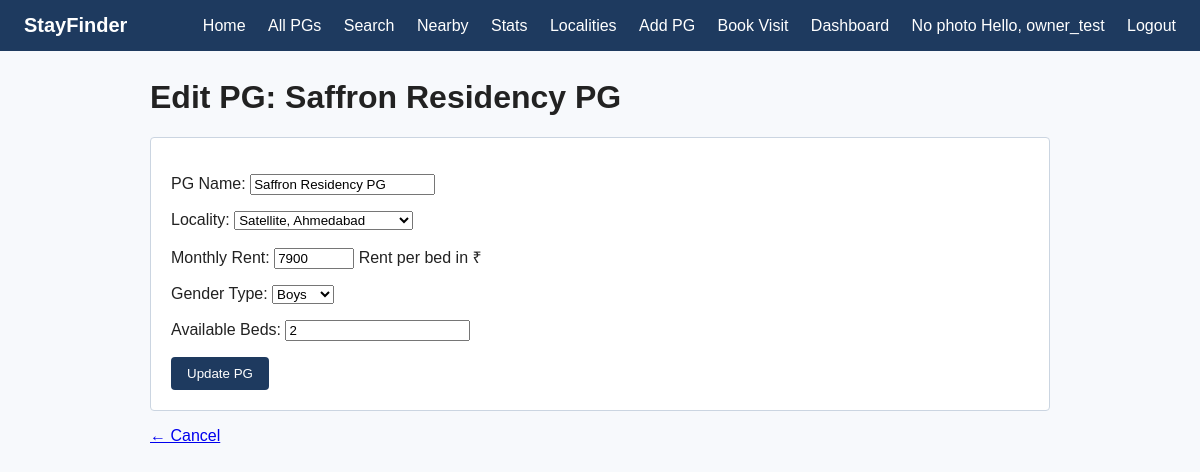
Screenshot of /pgs/1/edit/ (signed in) with the database file from the repository.
### listings/models.py (models this page shows, shortened)
class PG(models.Model):
    GENDER_CHOICES = [
        ('Boys', 'Boys'),
        ('Girls', 'Girls'),
        ('Any', 'Any'),
    ]
    name = models.CharField(max_length=80)
    locality = models.ForeignKey(Locality, on_delete=models.CASCADE)
    monthly_rent = models.PositiveIntegerField()
    gender_type = models.CharField(max_length=10, choices=GENDER_CHOICES)
    available_beds = models.PositiveSmallIntegerField()
    photo = models.ImageField(upload_to='pg_photos/', blank=True)
    latitude = models.FloatField(null=True, blank=True)
    longitude = models.FloatField(null=True, blank=True)
    owner = models.ForeignKey(
        settings.AUTH_USER_MODEL,
        null=True,
        blank=True,
        on_delete=models.SET_NULL,
    )

class Locality(models.Model):
    name = models.CharField(max_length=60)
    city = models.CharField(max_length=40)
    class Meta:
        verbose_name_plural = 'Localities'
    def __str__(self):
        return f'{self.name}, {self.city}'

### listings/views.py (the view)
# urls.py: path('pgs/<int:pk>/edit/', views.edit_pg, name='edit_pg'),
@login_required
@permission_required('listings.change_pg', raise_exception=True)
def edit_pg(request, pk):
    pg = get_object_or_404(PG, pk=pk)
    if request.method == 'POST':
        form = PGForm(request.POST, instance=pg)
        if form.is_valid():
            form.save()
            return redirect('pg_detail', pk=pg.pk)
    else:
        form = PGForm(instance=pg)
    return render(request, 'listings/edit_pg.html', {'form': form, 'pg': pg})

### listings/forms.py (shortened to what this page needs)
class PGForm(forms.ModelForm):
    class Meta:
        model = PG
        fields = ['name', 'locality', 'monthly_rent', 'gender_type', 'available_beds']
        labels = {
            'name': 'PG Name',
            'locality': 'Locality',
            'monthly_rent': 'Monthly Rent',
            'gender_type': 'Gender Type',
            'available_beds': 'Available Beds',
        }
        help_texts = {
            'monthly_rent': 'Rent per bed in ₹',
        }
        widgets = {
            'monthly_rent': forms.NumberInput(attrs={'min': 1500, 'max': 40000}),
        }
    def __init__(self, *args, **kwargs):
        super().__init__(*args, **kwargs)
        self.fields['monthly_rent'].widget.attrs['min'] = 1500

### listings/templates/listings/edit_pg.html (shortened to what this page needs)
{% extends 'listings/base.html' %}
{% block content %}
<h1>Edit PG: {{ pg.name }}</h1>
<form method="post" class="stay-form" novalidate>
    {{ form.as_p }}
    <button type="submit" class="btn-primary">Update PG</button>
</form>
<p><a href="{% url 'pg_detail' pg.pk %}">← Cancel</a></p>
{% endblock %}

### listings/templates/listings/base.html (shortened to what this page needs)
{% load static %}
<!DOCTYPE html>
<html lang="en">
<head>
    <link rel="stylesheet" href="{% static 'listings/css/style.css' %}">
</head>
<body>
    <nav class="navbar">
        <span class="brand">StayFinder</span>
        <div class="nav-links">
            <a href="{% url 'home' %}">Home</a>
            <a href="{% url 'pg_list' %}">All PGs</a>
            <a href="{% url 'pg_search' %}">Search</a>
            <a href="{% url 'nearby_pgs' %}">Nearby</a>
            <a href="{% url 'pg_stats' %}">Stats</a>
            <a href="{% url 'locality_overview' %}">Localities</a>
            <a href="{% url 'add_pg' %}">Add PG</a>
            <a href="{% url 'visit_request' %}">Book Visit</a>
            {% if user.is_authenticated %}
                <a href="{% url 'dashboard' %}">Dashboard</a>
                <a href="{% url 'profile_edit' %}">
                    {% if user.profile.photo %}
                        <img src="{{ user.profile.photo.url }}" alt="{{ user.username }}" width="28" height="28" style="border-radius: 50%; vertical-align: middle; object-fit: cover;">
                    {% else %}
                        <span>No photo</span>
                    {% endif %}
                    Hello, {{ user.username }}
                </a>
                <a href="{% url 'logout' %}">Logout</a>
            {% else %}
                <a href="{% url 'login' %}">Login</a>
                <a href="{% url 'signup' %}">Sign up</a>
            {% endif %}
        </div>
    </nav>
    <main class="container">
        {% block content %}{% endblock %}
    </main>
</body>
</html>

### listings/static/listings/css/style.css (style rules this page uses)
body { font-family: Arial, sans-serif; margin: 0; background-color: #f7f9fc; color: #222; }
.navbar { background-color: #1e3a5f; color: #ffffff; padding: 14px 24px; display: flex; justify-content: space-between; align-items: center; }
.navbar .brand { font-size: 1.25rem; font-weight: bold; }
.navbar .nav-links a { color: #ffffff; text-decoration: none; margin-left: 18px; }
.container { max-width: 900px; margin: 28px auto; padding: 0 16px; }
.stay-form { background-color: #ffffff; border: 1px solid #cbd5e1; padding: 20px; border-radius: 4px; }
.btn-primary { background-color: #1e3a5f; color: #ffffff; border: none; padding: 9px 16px; cursor: pointer; border-radius: 4px; }

### rows the page displays
PG: name "Saffron Residency PG", locality "Satellite, Ahmedabad", monthly_rent "7900", gender_type "Boys", available_beds "2"

### other values shown
{{ user.username }} "owner_test"
